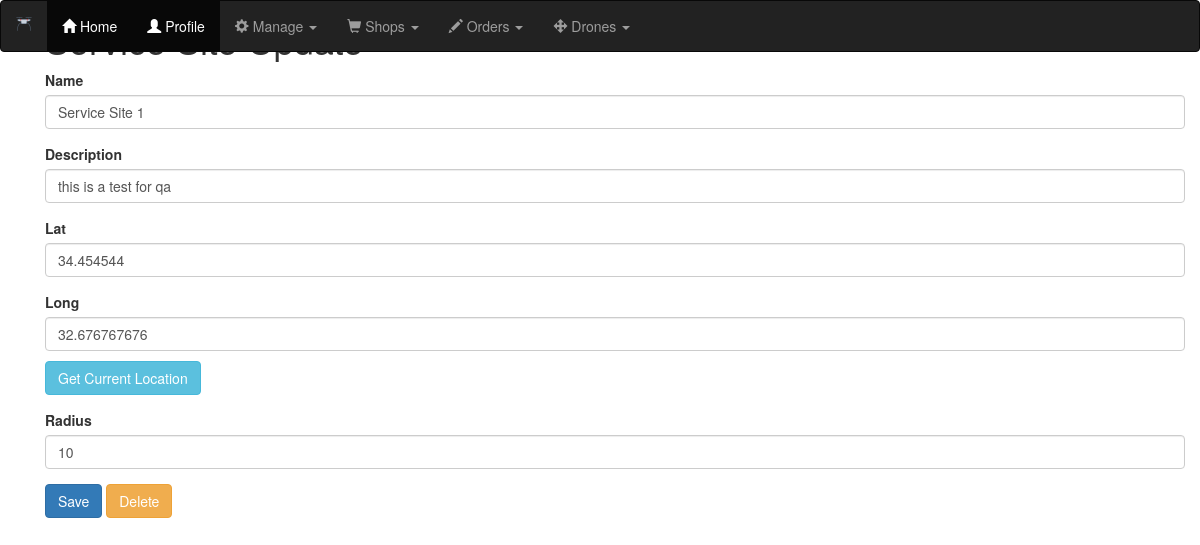
Page /shops/service_site/1/update on the committed database.
### shops/models.py (models this page shows, shortened)
class ServiceSite(models.Model): #Locations where there is a drone service
    name = models.CharField(max_length=20,blank=False)
    description = models.CharField(max_length=50, blank=True)
    lat = models.FloatField(null=True)
    long = models.FloatField(null=True)
    radius = models.IntegerField(default=10)

### shops/views.py (the view)
# urls.py: path('service_site/<int:id>/update',ServiceSiteUpdateView.as_view(),name='service_site_update'),
class ServiceSiteUpdateView(UpdateView):
    template_name = 'service_sites/servicesite_update.html'
    form_class = ServiceSiteModelForm
    model=ServiceSite
    def get_object(self):
        id_ = self.kwargs.get("id")
        return get_object_or_404(ServiceSite,id=id_)

### shops/forms.py
class ServiceSiteModelForm(forms.ModelForm):
    class Meta:
        model = ServiceSite
        fields = '__all__'

### shops/templates/service_sites/servicesite_update.html (shortened to what this page needs)
  <!DOCTYPE html>
{% extends "base.html" %}
{% load crispy_forms_tags %}
{% block content %}
<div class="container">
  <h1>Service Site Update</h1>
  <form method="POST">
 <div class="form-group">
     <label for="{{ form.name.id_for_label }}">Name</label>
     {{ form.name }}
 </div>
 <div class="form-group">
     <label for="{{ form.description.id_for_label }}">Description</label>
     {{ form.description }}
 </div>
 <div class="form-group">
     <label for="{{ form.name.id_for_label }}">Lat</label>
     {{ form.lat }}
 </div>
 <div class="form-group">
     <label for="{{ form.long.id_for_label }}">Long</label>
     {{ form.long }}
     <button type="button" class="btn btn-info" onClick="getLocation()">Get Current Location</button>
 </div>
 <div class="form-group">
     <label for="{{ form.radius.id_for_label }}">Radius</label>
     {{ form.radius }}
 </div>
    <input class="btn btn-primary" type="submit" value="Save"/>
    <a href="{% url 'shops:service_site_delete' servicesite.id %}"><button type="button" class="btn btn-warning">Delete</button></a>
  </form>
</div>
{% endblock %}

### rows in the picture
ServiceSite: name "Service Site 1", description "this is a test for qa", lat "34.454544", long "32.676767676", radius "10"
